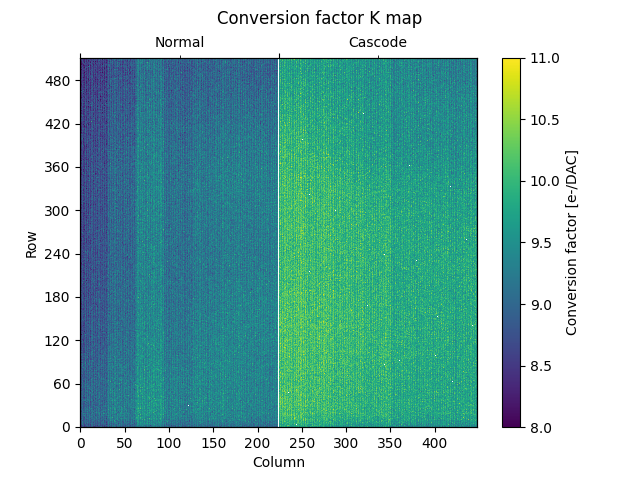

Source code (Python):
#!/usr/bin/env python3
"""C_injection."""
import argparse
import glob
import os
import traceback
import itertools
from matplotlib.backends.backend_pdf import PdfPages
import matplotlib.pyplot as plt
import numpy as np
from scipy.optimize import curve_fit
from scipy.stats import norm
from uncertainties import ufloat
import tables as tb
from tqdm import tqdm
from plot_utils_pisa import *
import sys
import math

def main(k_file, fe, overwrite=False):

    with np.load(k_file) as k_data:
        convfac = k_data['c_inj_kalpha']
        print(convfac)

        convfac_all = convfac[0:448,:]
        print(convfac_all.shape)

        row = np.arange(512)
        col = np.arange(448)

        plt.pcolormesh(col, row, convfac_all.transpose(),
                       rasterized=True)  # Necessary for quick save and view in PDF
        #plt.title(subtitle)
        plt.suptitle("Conversion factor K map")
        plt.xlabel("Column")
        plt.ylabel("Row")
        set_integer_ticks(plt.gca().xaxis, plt.gca().yaxis)
        cb = plt.colorbar()
        cb.set_label("Conversion factor [e-/DAC]")
        frontend_names_on_top()
        plt.clim([8,11])
        plt.savefig(f"k_maps.png")
        plt.clf()


        row = np.arange(512)
        col = np.arange(224)

        # NORMAL
        convfac2 = convfac[0:224,:]
        print(convfac2.shape)


        #plt.axes((0.125, 0.11, 0.775, 0.72))
        plt.pcolormesh(col, row, convfac2.transpose(),
                       rasterized=True)  # Necessary for quick save and view in PDF
        #plt.title(subtitle)
        plt.suptitle("Conversion factor K map")
        plt.xlabel("Column")
        plt.ylabel("Row")
        set_integer_ticks(plt.gca().xaxis, plt.gca().yaxis)
        cb = plt.colorbar()
        cb.set_label("Conversion factor [e-/DAC]")
        frontend_names_on_top()
        plt.clim([8,11])
        plt.savefig(f"k_maps_Normal.png")
        plt.clf()

        #CASCODE
        convfac3 = convfac[224:448,:]
        print(convfac2.shape)

        col = np.arange(224,448)
        

        #plt.axes((0.125, 0.11, 0.775, 0.72))
        plt.pcolormesh(col, row, convfac3.transpose(),
                       rasterized=True)  # Necessary for quick save and view in PDF
        #plt.title(subtitle)
        plt.suptitle("Conversion factor K map")
        plt.xlabel("Column")
        plt.ylabel("Row")
        set_integer_ticks(plt.gca().xaxis, plt.gca().yaxis)
        cb = plt.colorbar()
        cb.set_label("Conversion factor [e-/DAC]")
        frontend_names_on_top()
        plt.clim([8,11])
        plt.savefig(f"k_maps_Cascode.png")




if __name__ == "__main__":
    parser = argparse.ArgumentParser(description=__doc__)
    parser.add_argument( "-k", "--conversion",
        help="The npz file with the values of the conversion factor for each pixel.")
    parser.add_argument("-fe", "--frontend", help="Frontend.")
    parser.add_argument("-f", "--overwrite", action="store_true",
                        help="Overwrite plots when already present.")
    args = parser.parse_args()


    try:
        main(args.conversion, args.frontend, args.overwrite)
    except Exception:
        print(traceback.format_exc())
